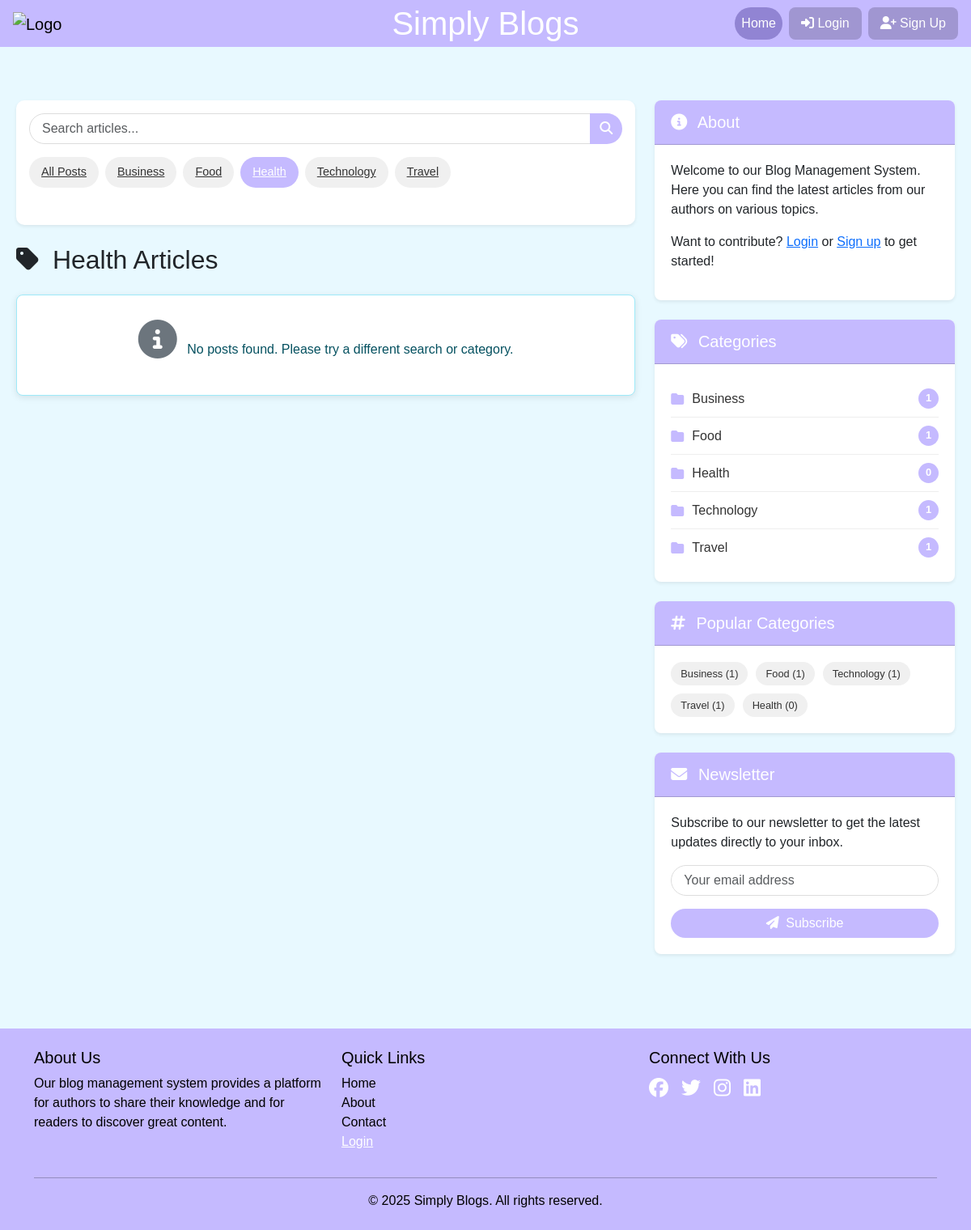
The page /end_user.php?category=4 on the database its author committed.
### tables this page shows
CREATE TABLE IF NOT EXISTS categories (
  category_id INT AUTO_INCREMENT PRIMARY KEY,
  category_name VARCHAR(50) NOT NULL UNIQUE,
  category_description TEXT,
  create_time DATETIME NOT NULL DEFAULT CURRENT_TIMESTAMP,
  update_time DATETIME NOT NULL DEFAULT CURRENT_TIMESTAMP ON UPDATE CURRENT_TIMESTAMP,
  status_del TINYINT(1) NOT NULL DEFAULT 1
);

CREATE TABLE IF NOT EXISTS posts_details (
  post_id INT AUTO_INCREMENT PRIMARY KEY,
  title VARCHAR(255) NOT NULL,
  content TEXT NOT NULL,
  r_author_id INT NOT NULL,
  r_category_id INT NOT NULL,
  image_link VARCHAR(255),
  post_status ENUM('draft', 'published') NOT NULL DEFAULT 'draft',
  create_time DATETIME NOT NULL DEFAULT CURRENT_TIMESTAMP,
  update_time DATETIME NOT NULL DEFAULT CURRENT_TIMESTAMP ON UPDATE CURRENT_TIMESTAMP,
  status_del TINYINT(1) NOT NULL DEFAULT 1,
  FOREIGN KEY (r_author_id) REFERENCES user_details(user_id),
  FOREIGN KEY (r_category_id) REFERENCES categories(category_id)
);

### includes/functions.php (called while the page is built, shortened)
<?php
function is_logged_in()
{
    return isset($_SESSION['user_id']) && !empty($_SESSION['user_id']);
}
function html_escape($string)
{
    return htmlspecialchars($string, ENT_QUOTES, 'UTF-8');
}
?>

### config/database.php (called while the page is built, shortened)
<?php
function db_connect()
{
    static $conn = null;
    if ($conn === null) {
        try {
            $conn = new PDO("mysql:host=" . DB_HOST . ";dbname=" . DB_NAME, DB_USER, DB_PASS);
            $conn->setAttribute(PDO::ATTR_ERRMODE, PDO::ERRMODE_EXCEPTION);
            $conn->setAttribute(PDO::ATTR_DEFAULT_FETCH_MODE, PDO::FETCH_ASSOC);
        } catch (PDOException $e) {
            die("Database connection failed: " . $e->getMessage());
        }
    }
    return $conn;
}
function db_query($query, $params = [])
{
    $conn = db_connect();
    $stmt = $conn->prepare($query);
    foreach ($params as $key => $value) {
        if (is_int($key)) {
            $paramIndex = $key + 1;
        } else {
            $paramIndex = $key;
        }
        if (is_int($value)) {
            $stmt->bindValue($paramIndex, $value, PDO::PARAM_INT);
        } else {
            $stmt->bindValue($paramIndex, $value);
        }
    }
    $stmt->execute();
    return $stmt;
}
function db_fetch_row($query, $params = [])
{
    $stmt = db_query($query, $params);
    return $stmt->fetch();
}
function db_fetch_all($query, $params = [])
{
    $stmt = db_query($query, $params);
    return $stmt->fetchAll();
}
?>

### includes/category_functions.php (called while the page is built, shortened)
<?php
require_once 'config/database.php';
require_once 'includes/functions.php';
function get_categories($with_post_count = false)
{
    if ($with_post_count) {
        return db_fetch_all(
            "SELECT
                c.category_id,
                c.category_name,
                c.category_description,
                COUNT(p.post_id) as post_count
            FROM categories c
            LEFT JOIN posts_details p ON c.category_id = p.r_category_id AND p.post_status = 'published' AND p.status_del = 1
            WHERE c.status_del = 1
            GROUP BY c.category_id
            ORDER BY c.category_name"
        );
    } else {
        return db_fetch_all(
            "SELECT
                category_id,
                category_name,
                category_description
            FROM categories
            WHERE status_del = 1
            ORDER BY category_name"
        );
    }
}
?>

### includes/post_functions.php (called while the page is built, shortened)
<?php
require_once 'config/database.php';
require_once 'includes/functions.php';
function get_posts($options = [])
{
    $where_clauses = ["p.status_del = 1"];
    $params = [];
    if (isset($options['category_id'])) {
        $where_clauses[] = "p.r_category_id = ?";
        $params[] = $options['category_id'];
    }
    if (isset($options['status'])) {
        $where_clauses[] = "p.post_status = ?";
        $params[] = $options['status'];
    }
    $where_clause = implode(' AND ', $where_clauses);
    $limit = isset($options['limit']) ? (int) $options['limit'] : ITEMS_PER_PAGE;
    $offset = isset($options['offset']) ? (int) $options['offset'] : 0;
    $count_query = "SELECT COUNT(*) as total FROM posts_details p WHERE $where_clause";
    $total = db_fetch_row($count_query, $params)['total'];
    $query = "SELECT
                p.post_id,
                p.title,
                p.content,
                p.image_link,
                p.r_author_id,
                p.r_category_id,
                p.post_status,
                IFNULL(u.user_name, 'Unknown') AS author_name,
                IFNULL(c.category_name, 'Uncategorized') AS category_name,
                p.create_time,
                p.update_time
            FROM posts_details p
            LEFT JOIN user_details u ON p.r_author_id = u.user_id
            LEFT JOIN categories c ON p.r_category_id = c.category_id
            WHERE $where_clause
            ORDER BY p.create_time DESC
            LIMIT ? OFFSET ?";
    $params[] = (int) $limit;
    $params[] = (int) $offset;
    $posts = db_fetch_all($query, $params);
    return [
        'total' => $total,
        'limit' => $limit,
        'offset' => $offset,
        'posts' => $posts
    ];
}
?>

### end_user.php (the view, shortened to what this page needs)
<?php
require_once 'config/database.php';
require_once 'includes/functions.php';
require_once 'includes/post_functions.php';
require_once 'includes/category_functions.php';
$search_query = '';
$category_id = '';
$options = [
    'status' => 'published'
];
if (isset($_GET['category']) && !empty($_GET['category']) && $_GET['category'] != 'all') {
    $category_id = $_GET['category'];
    $options['category_id'] = $category_id;
}
$posts_result = get_posts($options);
$posts = $posts_result['posts'];
$categories = get_categories();
$popular_categories = [];
foreach ($categories as $category) {
    $cat_posts = get_posts(['category_id' => $category['category_id'], 'status' => 'published']);
    $popular_categories[] = [
        'category_id' => $category['category_id'],
        'category_name' => $category['category_name'],
        'post_count' => count($cat_posts['posts'])
    ];
}
usort($popular_categories, function ($a, $b) {
    return $b['post_count'] - $a['post_count'];
});
$popular_categories = array_slice($popular_categories, 0, 5);
include('components/header.php');
?>
<div class="row">
    <div class="col-lg-8">
        <div class="card mb-4 shadow-sm">
            <div class="card-body">
                <form action="end_user.php" method="GET" class="mb-3">
                    <div class="input-group">
                        <input type="text" class="form-control search-input" placeholder="Search articles..."
                            name="search" value="<?php echo html_escape($search_query); ?>">
                        <button class="btn search-button" type="submit">
                            <i class="fas fa-search"></i>
                        </button>
                    </div>
                </form>
                <div class="d-flex flex-wrap gap-2 category-filter">
                    <a href="end_user.php" class="filter-btn <?php echo empty($category_id) ? 'active' : ''; ?>">
                        All Posts
                    </a>
                    <?php foreach ($categories as $category): ?>
                        <a href="end_user.php?category=<?php echo $category['category_id']; ?>"
                            class="filter-btn <?php echo $category_id == $category['category_id'] ? 'active' : ''; ?>">
                            <?php echo html_escape($category['category_name']); ?>
                        </a>
                    <?php endforeach; ?>
                </div>
            </div>
        </div>
        <div class="mb-4">
            <h2>
                <?php if (!empty($search_query)): ?>
                    <i class="fas fa-search me-2"></i> Search Results for "<?php echo html_escape($search_query); ?>"
                <?php elseif (!empty($category_id)):
                    $category_name = "Category";
                    foreach ($categories as $category) {
                        if ($category['category_id'] == $category_id) {
                            $category_name = $category['category_name'];
                            break;
                        }
                    }
                    ?>
                    <i class="fas fa-tag me-2"></i> <?php echo html_escape($category_name); ?> Articles
                <?php else: ?>
                    <i class="fas fa-newspaper me-2"></i> Latest Articles
                <?php endif; ?>
            </h2>
        </div>
        <div class="row">
            <?php if (!empty($posts)): ?>
                <?php foreach ($posts as $post): ?>
                    <div class="col-md-6 mb-4">
                        <div class="card h-100 shadow-sm blog-post">
                            <img src="<?php echo !empty($post['image_link']) ? $post['image_link'] : 'assets/images/placeholder.jpg'; ?>"
                                class="card-img-top" alt="<?php echo html_escape($post['title']); ?>"
                                style="height: 200px; object-fit: cover;">
                            <div class="card-body d-flex flex-column post-content-wrapper">
                                <div class="mb-2">
                                    <span
                                        class="badge heading-for category-badge"><?php echo html_escape($post['category_name']); ?></span>
                                    <span class="text-muted ms-2"><i class="fas fa-calendar-alt me-1"></i>
                                        <?php echo format_date($post['create_time'], 'M j, Y'); ?></span>
                                </div>
                                <h5 class="card-title post-title"><?php echo html_escape($post['title']); ?></h5>
                                <p class="card-text flex-grow-1 post-excerpt">
                                    <?php echo substr(html_escape($post['content']), 0, 100) . '...'; ?></p>
                                <div class="mt-auto">
                                    <div class="d-flex align-items-center mb-3 post-meta">
                                        <div class="author-avatar me-2">
                                            <?php echo substr($post['author_name'], 0, 1); ?>
                                        </div>
                                        <span><?php echo html_escape($post['author_name']); ?></span>
                                    </div>
                                    <a href="view_post.php?id=<?php echo $post['post_id']; ?>"
                                        class="btn manual-button btn-sm read-more">
                                        Read More
                                    </a>
                                </div>
                            </div>
                        </div>
                    </div>
                <?php endforeach; ?>
            <?php else: ?>
                <div class="col-12">
                    <div class="alert alert-info no-posts">
                        <i class="fas fa-info-circle me-2"></i> No posts found. Please try a different search or category.
                    </div>
                </div>
            <?php endif; ?>
        </div>
    </div>
    <div class="col-lg-4">
        <div class="card mb-4 shadow-sm sidebar-card">
            <div class="card-header heading-for text-white sidebar-header">
                <h5 class="mb-0"><i class="fas fa-info-circle me-2"></i> About</h5>
            </div>
            <div class="card-body sidebar-body">
                <p>Welcome to our Blog Management System. Here you can find the latest articles from our authors on
                    various topics.</p>
                <?php if (!is_logged_in()): ?>
                    <p>Want to contribute? <a href="login.php">Login</a> or <a href="signup.php">Sign up</a> to get started!
                    </p>
                <?php elseif (is_author() || is_admin()): ?>
                    <p>You're logged in as an author. <a href="user_dashboard.php">Write a post</a> in your dashboard!</p>
                <?php endif; ?>
            </div>
        </div>
        <div class="card mb-4 shadow-sm sidebar-card">
            <div class="card-header heading-for text-white sidebar-header">
                <h5 class="mb-0"><i class="fas fa-tags me-2"></i> Categories</h5>
            </div>
            <div class="card-body sidebar-body">
                <ul class="list-group list-group-flush category-list">
                    <?php foreach ($categories as $category): ?>
                        <li class="list-group-item d-flex justify-content-between align-items-center">
                            <a href="end_user.php?category=<?php echo $category['category_id']; ?>"
                                class="text-decoration-none">
                                <i class="fas fa-folder category-icon"></i>
                                <?php echo html_escape($category['category_name']); ?>
                            </a>
                            <span class="badge heading-for rounded-pill post-count">
                                <?php
                                $cat_posts = get_posts(['category_id' => $category['category_id'], 'status' => 'published']);
                                echo count($cat_posts['posts']);
                                ?>
                            </span>
                        </li>
                    <?php endforeach; ?>
                </ul>
            </div>
        </div>
        <div class="card mb-4 shadow-sm sidebar-card">
            <div class="card-header heading-for text-white sidebar-header">
                <h5 class="mb-0"><i class="fas fa-hashtag me-2"></i> Popular Categories</h5>
            </div>
            <div class="card-body sidebar-body">
                <div class="popular-tags">
                    <?php foreach ($popular_categories as $category): ?>
                        <a href="end_user.php?category=<?php echo $category['category_id']; ?>" class="tag">
                            <?php echo $category['category_name']; ?> (<?php echo $category['post_count']; ?>)
                        </a>
                    <?php endforeach; ?>
                </div>
            </div>
        </div>
        <div class="card mb-4 shadow-sm sidebar-card">
            <div class="card-header heading-for text-white sidebar-header">
                <h5 class="mb-0"><i class="fas fa-envelope me-2"></i> Newsletter</h5>
            </div>
            <div class="card-body sidebar-body">
                <p>Subscribe to our newsletter to get the latest updates directly to your inbox.</p>
                <form>
                    <div class="mb-3">
                        <input type="email" class="form-control newsletter-input" placeholder="Your email address">
                    </div>
                    <div class="d-grid">
                        <button type="submit" class="btn newsletter-button">
                            <i class="fas fa-paper-plane me-1"></i> Subscribe
                        </button>
                    </div>
                </form>
            </div>
        </div>
    </div>
</div>
<?php
include('components/footer.php');
?>

### rows shown on the page
categories: category_name "Business", count($cat_posts['posts']) "1"
categories: category_name "Food", count($cat_posts['posts']) "1"
categories: category_name "Health", count($cat_posts['posts']) "0", post_count "0"
categories: category_name "Technology", category_id "1"
categories: category_name "Travel", count($cat_posts['posts']) "1"
posts_details: category_name "Business", r_author "1"
posts_details: category_name "Food", r_author "1"
posts_details: category_name "Travel", r_author "1"

### other values the page prints
$header_title "Simply Blogs"
$category['category_name'] "Technology"
$category['post_count'] "1"
SITE_NAME "Simply Blogs"
